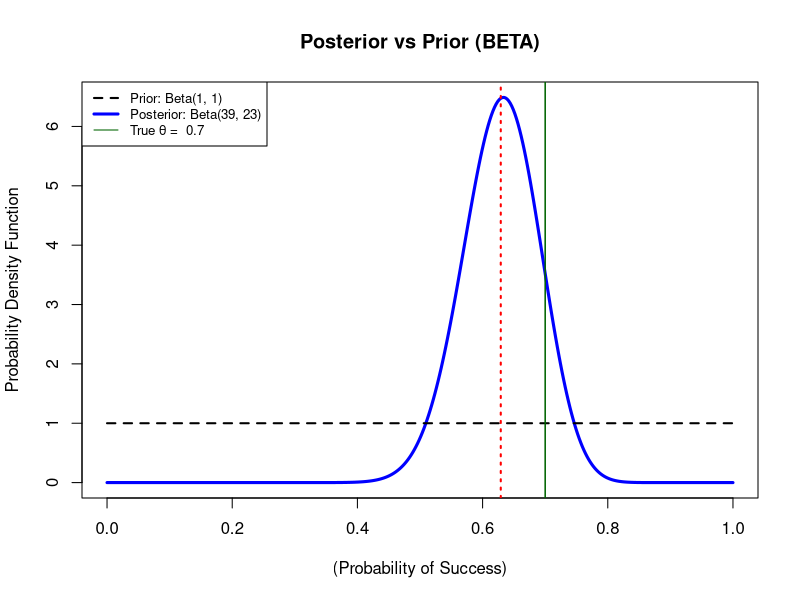

Reproduce this figure in R.
# Bayes Beta estimator

T <- 60       # number of periods
theta <- 0.7      # true probability of success
ST <- 38

a0 <- 1
b0 <- 1
aT <- a0 + ST
bT <- b0 + T - ST

posterior_mean  <- aT / (aT + bT) # Find the posterior_mean

x <- seq(0,1,length.out=400)
prior_density <- dbeta(x, a0, b0)
post_density  <- dbeta(x, aT, bT)
mle <- ST / T  # MLE

# Start the plot
plot(x, post_density,
     type = "l",
     col = "blue",
     lwd = 3,
     main = "Posterior vs Prior (BETA)",
     xlab = "(Probability of Success)",
     ylab = "Probability Density Function")

# Add the Prior Density
lines(x, prior_density, col = "black", lty = 2, lwd = 2)


# True theta
abline(v = theta, col = "darkgreen", lty = 1, lwd = 1.5)
# Posterior Mean (Bayes Estimator)
abline(v = posterior_mean, col = "red", lty = 3, lwd = 2)



# Top left Banner
legend("topleft",
       legend = c(
         paste("Prior: Beta(", a0, ", ", b0, ")", sep = ""),
         paste("Posterior: Beta(", aT, ", ", bT, ")", sep = ""),
         paste("True θ = ", theta)
       ),
       col = c("black", "blue", "darkgreen"),
       lty = c(2, 1, 1, 3),
       lwd = c(2, 3, 1, 2),
       cex = 0.8
)


